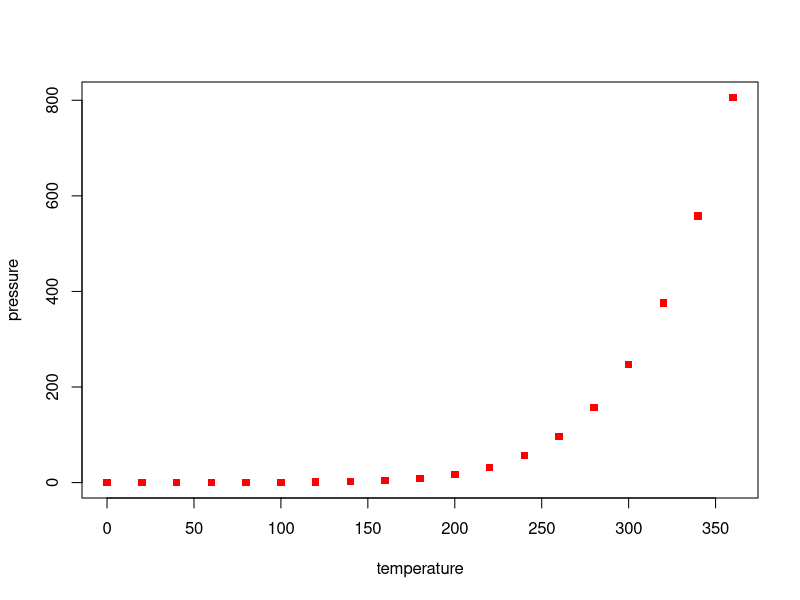

Generate this figure with R:
## ---- chunk 1
knitr::opts_chunk$set(echo = TRUE)
knitr::opts_knit$set(base.dir ="~/Documents/git_projects/RforBiologists/docs/", base.url = "/")
knitr::opts_chunk$set(fig.path = "./images/")
## ---- chunk 2
summary(cars)
## ---- chunk 3
plot(pressure, pch=15, col="red")
